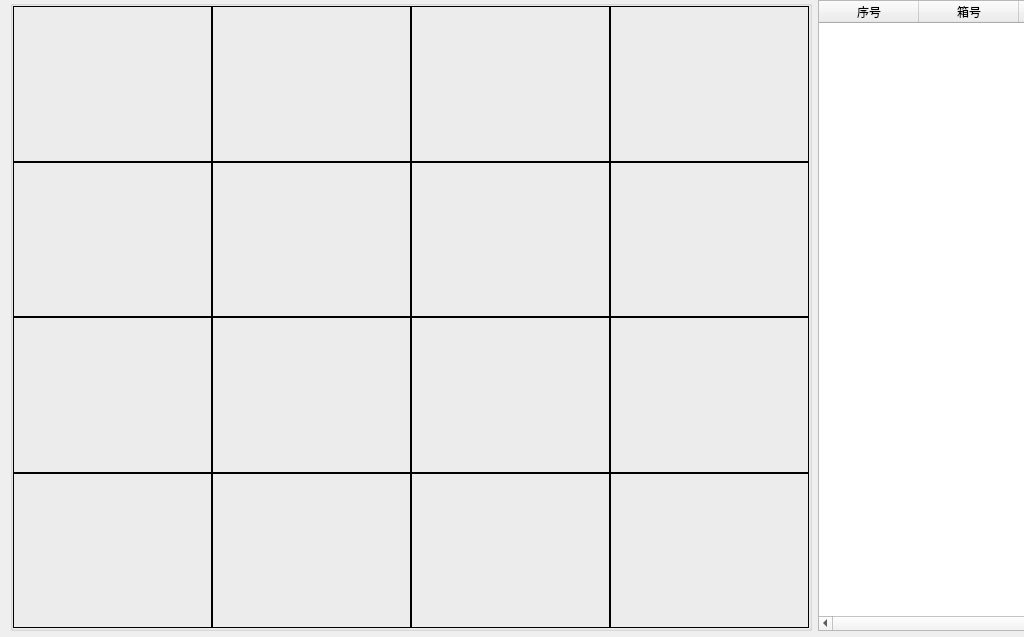
<?xml version="1.0" encoding="UTF-8"?>
<ui version="4.0">
 <class>MainPageWidget</class>
 <widget class="QWidget" name="MainPageWidget">
  <property name="geometry">
   <rect>
    <x>0</x>
    <y>0</y>
    <width>1024</width>
    <height>637</height>
   </rect>
  </property>
  <property name="windowTitle">
   <string>Form</string>
  </property>
  <widget class="QWidget" name="layoutWidget">
   <property name="geometry">
    <rect>
     <x>10</x>
     <y>0</y>
     <width>1208</width>
     <height>631</height>
    </rect>
   </property>
   <layout class="QGridLayout" name="gridLayout">
    <item row="0" column="0">
     <widget class="QGroupBox" name="gboxMain">
      <property name="enabled">
       <bool>true</bool>
      </property>
      <property name="sizePolicy">
       <sizepolicy hsizetype="Expanding" vsizetype="Preferred">
        <horstretch>0</horstretch>
        <verstretch>0</verstretch>
       </sizepolicy>
      </property>
      <property name="minimumSize">
       <size>
        <width>800</width>
        <height>630</height>
       </size>
      </property>
      <property name="title">
       <string/>
      </property>
      <layout class="QVBoxLayout" name="verticalLayout_3">
       <property name="spacing">
        <number>0</number>
       </property>
       <property name="margin">
        <number>0</number>
       </property>
       <item>
        <layout class="QHBoxLayout" name="lay1">
         <property name="spacing">
          <number>0</number>
         </property>
         <item>
          <widget class="QLabel" name="labVideo1">
           <property name="sizePolicy">
            <sizepolicy hsizetype="Preferred" vsizetype="Expanding">
             <horstretch>0</horstretch>
             <verstretch>0</verstretch>
            </sizepolicy>
           </property>
           <property name="focusPolicy">
            <enum>Qt::StrongFocus</enum>
           </property>
           <property name="frameShape">
            <enum>QFrame::Panel</enum>
           </property>
           <property name="frameShadow">
            <enum>QFrame::Plain</enum>
           </property>
           <property name="lineWidth">
            <number>1</number>
           </property>
           <property name="midLineWidth">
            <number>0</number>
           </property>
           <property name="text">
            <string/>
           </property>
           <property name="alignment">
            <set>Qt::AlignCenter</set>
           </property>
          </widget>
         </item>
         <item>
          <widget class="QLabel" name="labVideo2">
           <property name="sizePolicy">
            <sizepolicy hsizetype="Preferred" vsizetype="Expanding">
             <horstretch>0</horstretch>
             <verstretch>0</verstretch>
            </sizepolicy>
           </property>
           <property name="focusPolicy">
            <enum>Qt::StrongFocus</enum>
           </property>
           <property name="frameShape">
            <enum>QFrame::Panel</enum>
           </property>
           <property name="frameShadow">
            <enum>QFrame::Plain</enum>
           </property>
           <property name="lineWidth">
            <number>1</number>
           </property>
           <property name="midLineWidth">
            <number>0</number>
           </property>
           <property name="text">
            <string/>
           </property>
           <property name="alignment">
            <set>Qt::AlignCenter</set>
           </property>
          </widget>
         </item>
         <item>
          <widget class="QLabel" name="labVideo3">
           <property name="sizePolicy">
            <sizepolicy hsizetype="Preferred" vsizetype="Expanding">
             <horstretch>0</horstretch>
             <verstretch>0</verstretch>
            </sizepolicy>
           </property>
           <property name="focusPolicy">
            <enum>Qt::StrongFocus</enum>
           </property>
           <property name="frameShape">
            <enum>QFrame::Panel</enum>
           </property>
           <property name="frameShadow">
            <enum>QFrame::Plain</enum>
           </property>
           <property name="lineWidth">
            <number>1</number>
           </property>
           <property name="midLineWidth">
            <number>0</number>
           </property>
           <property name="text">
            <string/>
           </property>
           <property name="alignment">
            <set>Qt::AlignCenter</set>
           </property>
          </widget>
         </item>
         <item>
          <widget class="QLabel" name="labVideo4">
           <property name="sizePolicy">
            <sizepolicy hsizetype="Preferred" vsizetype="Expanding">
             <horstretch>0</horstretch>
             <verstretch>0</verstretch>
            </sizepolicy>
           </property>
           <property name="focusPolicy">
            <enum>Qt::StrongFocus</enum>
           </property>
           <property name="frameShape">
            <enum>QFrame::Panel</enum>
           </property>
           <property name="frameShadow">
            <enum>QFrame::Plain</enum>
           </property>
           <property name="lineWidth">
            <number>1</number>
           </property>
           <property name="midLineWidth">
            <number>0</number>
           </property>
           <property name="text">
            <string/>
           </property>
           <property name="alignment">
            <set>Qt::AlignCenter</set>
           </property>
          </widget>
         </item>
        </layout>
       </item>
       <item>
        <layout class="QHBoxLayout" name="lay2">
         <property name="spacing">
          <number>0</number>
         </property>
         <item>
          <widget class="QLabel" name="labVideo5">
           <property name="sizePolicy">
            <sizepolicy hsizetype="Preferred" vsizetype="Expanding">
             <horstretch>0</horstretch>
             <verstretch>0</verstretch>
            </sizepolicy>
           </property>
           <property name="focusPolicy">
            <enum>Qt::StrongFocus</enum>
           </property>
           <property name="frameShape">
            <enum>QFrame::Panel</enum>
           </property>
           <property name="frameShadow">
            <enum>QFrame::Plain</enum>
           </property>
           <property name="lineWidth">
            <number>1</number>
           </property>
           <property name="midLineWidth">
            <number>0</number>
           </property>
           <property name="text">
            <string/>
           </property>
           <property name="alignment">
            <set>Qt::AlignCenter</set>
           </property>
          </widget>
         </item>
         <item>
          <widget class="QLabel" name="labVideo6">
           <property name="sizePolicy">
            <sizepolicy hsizetype="Preferred" vsizetype="Expanding">
             <horstretch>0</horstretch>
             <verstretch>0</verstretch>
            </sizepolicy>
           </property>
           <property name="focusPolicy">
            <enum>Qt::StrongFocus</enum>
           </property>
           <property name="frameShape">
            <enum>QFrame::Panel</enum>
           </property>
           <property name="frameShadow">
            <enum>QFrame::Plain</enum>
           </property>
           <property name="lineWidth">
            <number>1</number>
           </property>
           <property name="midLineWidth">
            <number>0</number>
           </property>
           <property name="text">
            <string/>
           </property>
           <property name="alignment">
            <set>Qt::AlignCenter</set>
           </property>
          </widget>
         </item>
         <item>
          <widget class="QLabel" name="labVideo7">
           <property name="sizePolicy">
            <sizepolicy hsizetype="Preferred" vsizetype="Expanding">
             <horstretch>0</horstretch>
             <verstretch>0</verstretch>
            </sizepolicy>
           </property>
           <property name="focusPolicy">
            <enum>Qt::StrongFocus</enum>
           </property>
           <property name="frameShape">
            <enum>QFrame::Panel</enum>
           </property>
           <property name="frameShadow">
            <enum>QFrame::Plain</enum>
           </property>
           <property name="lineWidth">
            <number>1</number>
           </property>
           <property name="midLineWidth">
            <number>0</number>
           </property>
           <property name="text">
            <string/>
           </property>
           <property name="alignment">
            <set>Qt::AlignCenter</set>
           </property>
          </widget>
         </item>
         <item>
          <widget class="QLabel" name="labVideo8">
           <property name="sizePolicy">
            <sizepolicy hsizetype="Preferred" vsizetype="Expanding">
             <horstretch>0</horstretch>
             <verstretch>0</verstretch>
            </sizepolicy>
           </property>
           <property name="focusPolicy">
            <enum>Qt::StrongFocus</enum>
           </property>
           <property name="frameShape">
            <enum>QFrame::Panel</enum>
           </property>
           <property name="frameShadow">
            <enum>QFrame::Plain</enum>
           </property>
           <property name="lineWidth">
            <number>1</number>
           </property>
           <property name="midLineWidth">
            <number>0</number>
           </property>
           <property name="text">
            <string/>
           </property>
           <property name="alignment">
            <set>Qt::AlignCenter</set>
           </property>
          </widget>
         </item>
        </layout>
       </item>
       <item>
        <layout class="QHBoxLayout" name="lay3">
         <property name="spacing">
          <number>0</number>
         </property>
         <item>
          <widget class="QLabel" name="labVideo9">
           <property name="sizePolicy">
            <sizepolicy hsizetype="Preferred" vsizetype="Expanding">
             <horstretch>0</horstretch>
             <verstretch>0</verstretch>
            </sizepolicy>
           </property>
           <property name="focusPolicy">
            <enum>Qt::StrongFocus</enum>
           </property>
           <property name="frameShape">
            <enum>QFrame::Panel</enum>
           </property>
           <property name="frameShadow">
            <enum>QFrame::Plain</enum>
           </property>
           <property name="lineWidth">
            <number>1</number>
           </property>
           <property name="midLineWidth">
            <number>0</number>
           </property>
           <property name="text">
            <string/>
           </property>
           <property name="alignment">
            <set>Qt::AlignCenter</set>
           </property>
          </widget>
         </item>
         <item>
          <widget class="QLabel" name="labVideo10">
           <property name="sizePolicy">
            <sizepolicy hsizetype="Preferred" vsizetype="Expanding">
             <horstretch>0</horstretch>
             <verstretch>0</verstretch>
            </sizepolicy>
           </property>
           <property name="focusPolicy">
            <enum>Qt::StrongFocus</enum>
           </property>
           <property name="frameShape">
            <enum>QFrame::Panel</enum>
           </property>
           <property name="frameShadow">
            <enum>QFrame::Plain</enum>
           </property>
           <property name="lineWidth">
            <number>1</number>
           </property>
           <property name="midLineWidth">
            <number>0</number>
           </property>
           <property name="text">
            <string/>
           </property>
           <property name="alignment">
            <set>Qt::AlignCenter</set>
           </property>
          </widget>
         </item>
         <item>
          <widget class="QLabel" name="labVideo11">
           <property name="sizePolicy">
            <sizepolicy hsizetype="Preferred" vsizetype="Expanding">
             <horstretch>0</horstretch>
             <verstretch>0</verstretch>
            </sizepolicy>
           </property>
           <property name="focusPolicy">
            <enum>Qt::StrongFocus</enum>
           </property>
           <property name="frameShape">
            <enum>QFrame::Panel</enum>
           </property>
           <property name="frameShadow">
            <enum>QFrame::Plain</enum>
           </property>
           <property name="lineWidth">
            <number>1</number>
           </property>
           <property name="midLineWidth">
            <number>0</number>
           </property>
           <property name="text">
            <string/>
           </property>
           <property name="alignment">
            <set>Qt::AlignCenter</set>
           </property>
          </widget>
         </item>
         <item>
          <widget class="QLabel" name="labVideo12">
           <property name="sizePolicy">
            <sizepolicy hsizetype="Preferred" vsizetype="Expanding">
             <horstretch>0</horstretch>
             <verstretch>0</verstretch>
            </sizepolicy>
           </property>
           <property name="focusPolicy">
            <enum>Qt::StrongFocus</enum>
           </property>
           <property name="frameShape">
            <enum>QFrame::Panel</enum>
           </property>
           <property name="frameShadow">
            <enum>QFrame::Plain</enum>
           </property>
           <property name="lineWidth">
            <number>1</number>
           </property>
           <property name="midLineWidth">
            <number>0</number>
           </property>
           <property name="text">
            <string/>
           </property>
           <property name="alignment">
            <set>Qt::AlignCenter</set>
           </property>
          </widget>
         </item>
        </layout>
       </item>
       <item>
        <layout class="QHBoxLayout" name="lay4">
         <property name="spacing">
          <number>0</number>
         </property>
         <item>
          <widget class="QLabel" name="labVideo13">
           <property name="sizePolicy">
            <sizepolicy hsizetype="Preferred" vsizetype="Expanding">
             <horstretch>0</horstretch>
             <verstretch>0</verstretch>
            </sizepolicy>
           </property>
           <property name="focusPolicy">
            <enum>Qt::StrongFocus</enum>
           </property>
           <property name="frameShape">
            <enum>QFrame::Panel</enum>
           </property>
           <property name="frameShadow">
            <enum>QFrame::Plain</enum>
           </property>
           <property name="lineWidth">
            <number>1</number>
           </property>
           <property name="midLineWidth">
            <number>0</number>
           </property>
           <property name="text">
            <string/>
           </property>
           <property name="alignment">
            <set>Qt::AlignCenter</set>
           </property>
          </widget>
         </item>
         <item>
          <widget class="QLabel" name="labVideo14">
           <property name="sizePolicy">
            <sizepolicy hsizetype="Preferred" vsizetype="Expanding">
             <horstretch>0</horstretch>
             <verstretch>0</verstretch>
            </sizepolicy>
           </property>
           <property name="focusPolicy">
            <enum>Qt::StrongFocus</enum>
           </property>
           <property name="frameShape">
            <enum>QFrame::Panel</enum>
           </property>
           <property name="frameShadow">
            <enum>QFrame::Plain</enum>
           </property>
           <property name="lineWidth">
            <number>1</number>
           </property>
           <property name="midLineWidth">
            <number>0</number>
           </property>
           <property name="text">
            <string/>
           </property>
           <property name="alignment">
            <set>Qt::AlignCenter</set>
           </property>
          </widget>
         </item>
         <item>
          <widget class="QLabel" name="labVideo15">
           <property name="sizePolicy">
            <sizepolicy hsizetype="Preferred" vsizetype="Expanding">
             <horstretch>0</horstretch>
             <verstretch>0</verstretch>
            </sizepolicy>
           </property>
           <property name="focusPolicy">
            <enum>Qt::StrongFocus</enum>
           </property>
           <property name="frameShape">
            <enum>QFrame::Panel</enum>
           </property>
           <property name="frameShadow">
            <enum>QFrame::Plain</enum>
           </property>
           <property name="lineWidth">
            <number>1</number>
           </property>
           <property name="midLineWidth">
            <number>0</number>
           </property>
           <property name="text">
            <string/>
           </property>
           <property name="alignment">
            <set>Qt::AlignCenter</set>
           </property>
          </widget>
         </item>
         <item>
          <widget class="QLabel" name="labVideo16">
           <property name="sizePolicy">
            <sizepolicy hsizetype="Preferred" vsizetype="Expanding">
             <horstretch>0</horstretch>
             <verstretch>0</verstretch>
            </sizepolicy>
           </property>
           <property name="focusPolicy">
            <enum>Qt::StrongFocus</enum>
           </property>
           <property name="frameShape">
            <enum>QFrame::Panel</enum>
           </property>
           <property name="frameShadow">
            <enum>QFrame::Plain</enum>
           </property>
           <property name="lineWidth">
            <number>1</number>
           </property>
           <property name="midLineWidth">
            <number>0</number>
           </property>
           <property name="text">
            <string/>
           </property>
           <property name="alignment">
            <set>Qt::AlignCenter</set>
           </property>
          </widget>
         </item>
        </layout>
       </item>
      </layout>
     </widget>
    </item>
    <item row="0" column="1">
     <widget class="QTableWidget" name="infoTable">
      <property name="sizePolicy">
       <sizepolicy hsizetype="Preferred" vsizetype="Expanding">
        <horstretch>0</horstretch>
        <verstretch>0</verstretch>
       </sizepolicy>
      </property>
      <property name="minimumSize">
       <size>
        <width>400</width>
        <height>630</height>
       </size>
      </property>
      <column>
       <property name="text">
        <string>序号</string>
       </property>
      </column>
      <column>
       <property name="text">
        <string>箱号</string>
       </property>
      </column>
      <column>
       <property name="text">
        <string>箱主</string>
       </property>
      </column>
      <column>
       <property name="text">
        <string>箱型</string>
       </property>
      </column>
     </widget>
    </item>
   </layout>
  </widget>
 </widget>
 <resources/>
 <connections/>
</ui>
